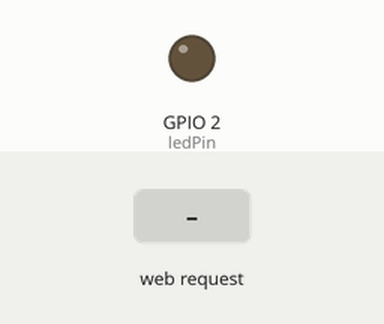
The sketch below on a simulated ESP32. Shown: output pins drawn as LEDs (lit = HIGH). The inputs (shaded band) are chosen by the test bench. WiFi joins after 1.5 s; servers stay silent unless stated; what the sketch prints to the serial monitor is not drawn.

Above: at 3.2 s.
3.3 s: HTTP request GET /ligar received
At 3.8 s:
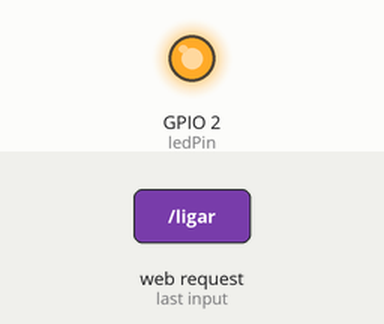
4.8 s: HTTP request GET /desligar received
At 6.1 s:
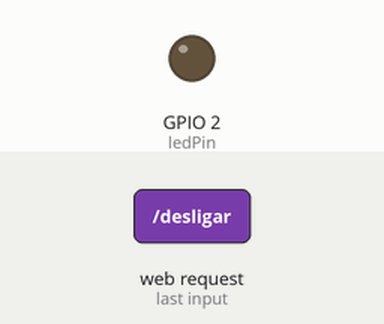
Timing chart, 0 to 7.8 s (numbered marks = the images above; inputs shaded):
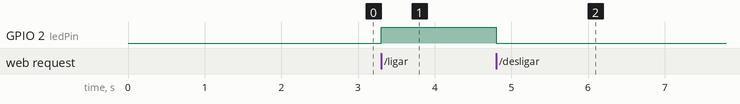

Measured:
- after the input at 3.3 s, GPIO 2 (ledPin): LOW → HIGH at once
- after the input at 4.8 s, GPIO 2 (ledPin): HIGH → LOW at once

The sketch:

Esp32_FishConnect.ino
```cpp
#include <WiFi.h>
#include <AsyncTCP.h>
#include <ESPAsyncWebServer.h>

const char* ssid = "Familia Xames";
const char* password = "xames2022@#";

const int ledPin = 2; // LED integrado no ESP32
const char* deviceName = "ESP32_Xames"; // Nome do dispositivo
unsigned long startTime; // Para armazenar o tempo de funcionamento
int ledState = LOW; // Estado inicial do LED
int turnOffCount = 0; // Contador de quantas vezes o LED foi desligado

AsyncWebServer server(80);

void setup() {
  Serial.begin(115200);
  pinMode(ledPin, OUTPUT);
  digitalWrite(ledPin, ledState);

  // Conectar ao Wi-Fi
  WiFi.begin(ssid, password);
  while (WiFi.status() != WL_CONNECTED) {
    delay(1000);
    Serial.println("Conectando ao WiFi...");
  }
  Serial.println("Conectado ao WiFi");

  // Armazenar o tempo de início
  startTime = millis();

  // Rota para ligar o LED
  server.on("/ligar", HTTP_GET, [](AsyncWebServerRequest *request){
    digitalWrite(ledPin, HIGH);
    ledState = HIGH;
    request->send(200, "text/plain", "LED Ligado");
  });

  // Rota para desligar o LED
  server.on("/desligar", HTTP_GET, [](AsyncWebServerRequest *request){
    digitalWrite(ledPin, LOW);
    ledState = LOW;
    turnOffCount++; // Incrementa o contador
    request->send(200, "text/plain", "LED Desligado");
  });

  // Rota para enviar as informações em JSON
  server.on("/info", HTTP_GET, [](AsyncWebServerRequest *request){
    String jsonResponse = "{";
    jsonResponse += "\"name\":\"" + String(deviceName) + "\",";
    jsonResponse += "\"uptime\":\"" + String((millis() - startTime) / 1000) + "\",";
    jsonResponse += "\"state\":\"" + String(ledState == HIGH ? "Ligado" : "Desligado") + "\",";
    jsonResponse += "\"count_off\":" + String(turnOffCount);
    jsonResponse += "}";

    request->send(200, "application/json", jsonResponse);
  });

  server.begin();
}

void loop() {
  // Nada a fazer aqui
}
```
